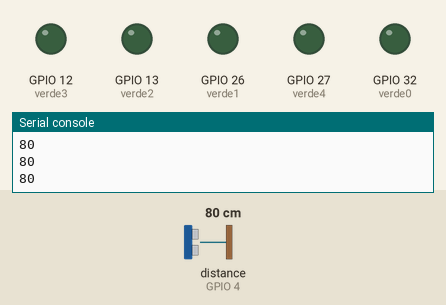
This program was run on a simulated ESP32 board running MicroPython. Parts: output pins drawn as LEDs (lit = HIGH), the last lines printed to the serial console. Inputs (shaded band) come from the test bench; at power-on: distance to the obstacle (sensor on GPIO 4) 80 cm. The echo pulse lasts 58.3 µs per cm; pins used as bus, display or sensor lines are not drawn.

Above: at 1.2 s.
1.3 s: distance to the obstacle (sensor on GPIO 4) set to 40 cm
2.8 s: distance to the obstacle (sensor on GPIO 4) set to 32 cm
At 3.7 s:
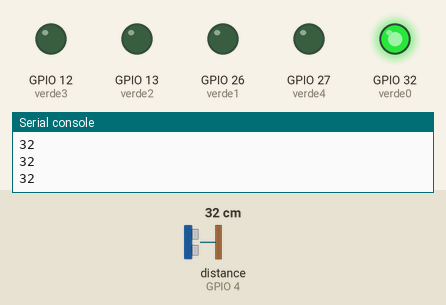
4.5 s: distance to the obstacle (sensor on GPIO 4) set to 26 cm
At 5.7 s:
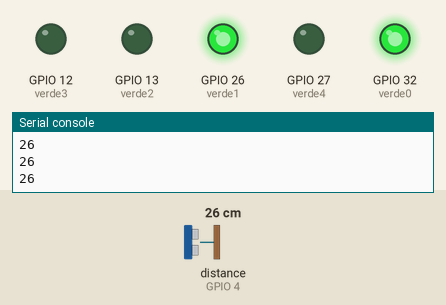
6.3 s: distance to the obstacle (sensor on GPIO 4) set to 19 cm
At 7.6 s:
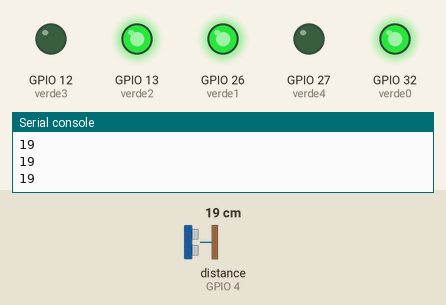
8.1 s: distance to the obstacle (sensor on GPIO 4) set to 2 cm
At 9.1 s:
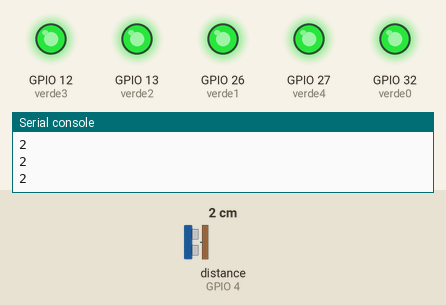
9.9 s: distance to the obstacle (sensor on GPIO 4) set to 18 cm
At 11.5 s:
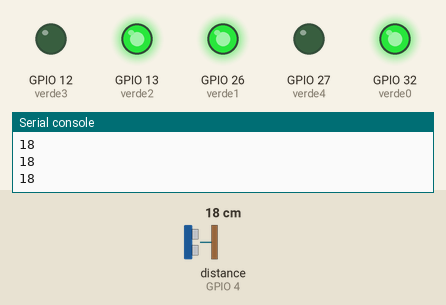
Timing chart, 0 to 12.6 s (numbered marks = the images above; inputs shaded):
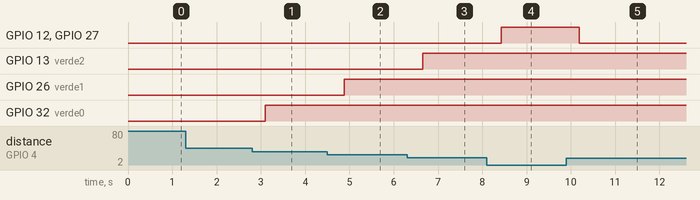

The program:

HC_SR04.py
```python
from machine import Pin, time_pulse_us
from utime import sleep_us
import time


class HCSR04:
    # echo_timeout_us is based in chip range limit (400cm)
    def __init__(self, trigger_pin, echo_pin, echo_timeout_us=500*2*30):
        self.echo_timeout_us = echo_timeout_us
        # Init trigger pin (out)
        self.trigger = Pin(trigger_pin, mode=Pin.OUT, pull=None)
        self.trigger.value(0)

        # Init echo pin (in)
        self.echo = Pin(echo_pin, mode=Pin.IN, pull=None)

    def _send_pulse_and_wait(self):
        self.trigger.value(0) # Stabilize the sensor
        sleep_us(5)
        self.trigger.value(1)
        # Send a 10us pulse.
        sleep_us(10)
        self.trigger.value(0)
        try:
            pulse_time = time_pulse_us(self.echo, 1, self.echo_timeout_us)
            # time_pulse_us returns -2 if there was timeout waiting for condition; and -1 if there was timeout during the main measurement. It DOES NOT raise an exception
            # ...as of MicroPython 1.17: http://docs.micropython.org/en/v1.17/library/machine.html#machine.time_pulse_us
            if pulse_time < 0:
                MAX_RANGE_IN_CM = const(500) # it's really ~400 but I've read people say they see it working up to ~460
                pulse_time = int(MAX_RANGE_IN_CM * 29.1) # 1cm each 29.1us
            return pulse_time
        except OSError as ex:
            if ex.args[0] == 110: # 110 = ETIMEDOUT
                raise OSError('Out of range')
            raise ex

    def distance_mm(self):
        pulse_time = self._send_pulse_and_wait()

        # To calculate the distance we get the pulse_time and divide it by 2
        # (the pulse walk the distance twice) and by 29.1 becasue
        # the sound speed on air (343.2 m/s), that It's equivalent to
        # 0.34320 mm/us that is 1mm each 2.91us
        # pulse_time // 2 // 2.91 -> pulse_time // 5.82 -> pulse_time * 100 // 582
        mm = pulse_time * 100 // 582
        return mm

    def distance_cm(self):
        pulse_time = self._send_pulse_and_wait()

        # To calculate the distance we get the pulse_time and divide it by 2
        # (the pulse walk the distance twice) and by 29.1 becasue
        # the sound speed on air (343.2 m/s), that It's equivalent to
        # 0.034320 cm/us that is 1cm each 29.1us
        cms = (pulse_time / 2) / 29.1
        return cms

#pin sensor
trigger = 2
echo = 4

#objeto
sensor = HCSR04(trigger,echo)

#pin leds
verde0 = Pin(32, Pin.OUT)
verde1 = Pin(26,Pin.OUT)
verde2 = Pin(13, Pin.OUT)
verde3 = Pin(12,Pin.OUT)
verde4 = Pin(27, Pin.OUT)

#def pins
def pins(distacia):
    #led 1
    if distacia <= 7.4:
        verde4.on()
    else:
        verde4.off()

    if distacia <= 14.8:
        verde3.on()
    else:
        verde3.off()

    if distacia <= 22.3:
        verde2.on()
    else:
        verde2.off()

    if distacia <= 29.6:
        verde1.on()
    else:
        verde1.off()

    if distacia <= 37:
        verde0.on()
    else:
        verde0.off()

#obtener las distancias
while True:
    distanciaCM = sensor.distance_cm()
    distanciaMM = sensor.distance_mm()
    print(int(distanciaCM))
    time.sleep(0.25)
    pins(distanciaCM)

     
```

Measured:
- the behaviour switches between 37 and 36 cm on distance to the obstacle (sensor on GPIO 4) (found by bisection; images 0 and 1)
- the behaviour switches between 30 and 29 cm on distance to the obstacle (sensor on GPIO 4) (found by bisection; images 1 and 2)
- the behaviour switches between 23 and 22 cm on distance to the obstacle (sensor on GPIO 4) (found by bisection; images 2 and 3)
- after the input at 2.8 s, GPIO 32 (verde0): LOW → HIGH after 0.29 s
- after the input at 4.5 s, GPIO 26 (verde1): LOW → HIGH after 0.38 s
- after the input at 6.3 s, GPIO 13 (verde2): LOW → HIGH after 0.36 s
- after the input at 8.1 s, GPIO 12 (verde3), GPIO 27 (verde4): LOW → HIGH after 0.33 s
- after the input at 9.9 s, GPIO 12 (verde3), GPIO 27 (verde4): HIGH → LOW after 0.29 s
